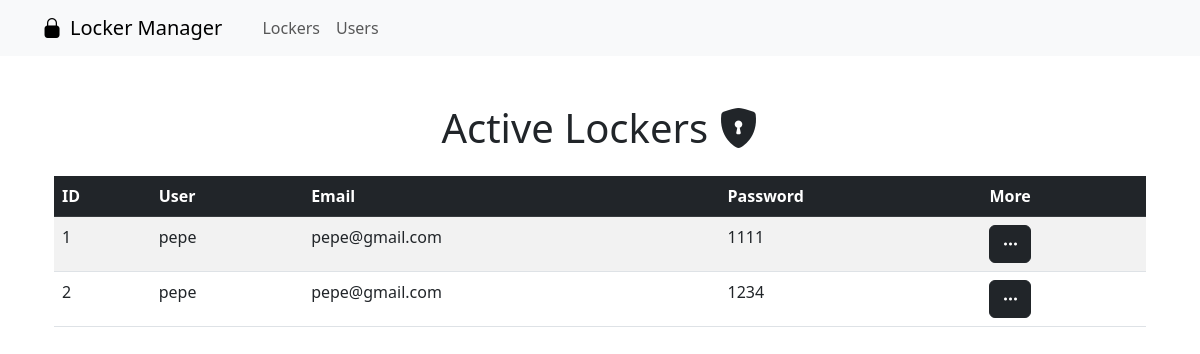
Before: / with the older database file.
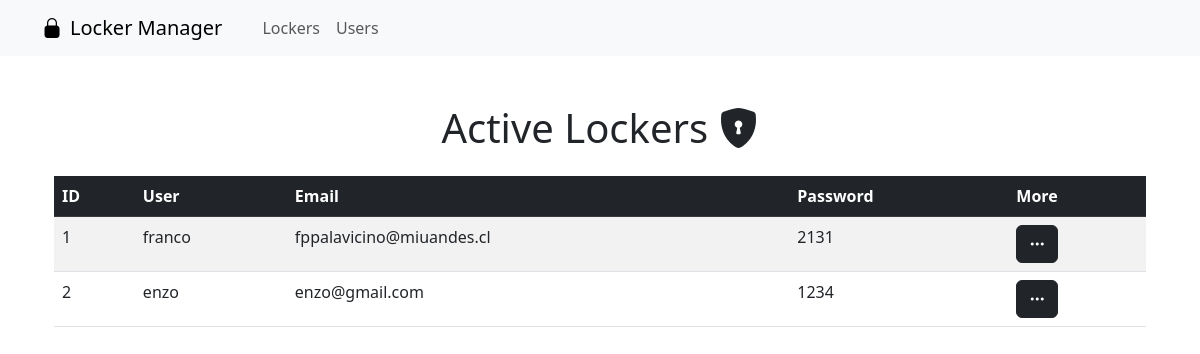
After: the same page with the newer database file.
### lapp/models.py (models this page shows, shortened)
class Casillero(models.Model):
    usuario = models.ForeignKey(Usuario, on_delete=models.CASCADE)  # Relación con el modelo Usuario
    password = models.CharField(max_length=100)  # Contraseña del casillero
    def __str__(self):
        return f"Casillero {self.id} de {self.usuario.name}"

class Usuario(models.Model):
    name = models.CharField(max_length=100)  # Nombre del usuario
    email = models.EmailField(unique=True)   # Correo electrónico único

### lapp/views.py (the view)
# urls.py: path('', views.casilleros_list, name='casilleros_list'),
def casilleros_list(request):
    casilleros = Casillero.objects.select_related('usuario').all()  # Obtiene los casilleros con sus usuarios
    print(casilleros)  # Verifica que los datos están siendo recuperados
    return render(request, 'casilleros_list.html', {'casilleros': casilleros})

### lapp/templates/casilleros_list.html (shortened to what this page needs)
{% extends 'base.html' %}
{% block content %}
<div class="container mt-5">
    <h1 class="text-center mb-4">Active Lockers <i class="bi bi-shield-lock-fill"></i> </h1>
    <div class="table-responsive">
        <table class="table table-striped table-hover">
            <thead class="table-dark">
                <tr>
                    <th>ID</th>
                    <th>User</th>
                    <th>Email</th>
                    <th>Password</th>
                    <th>More</th>
                </tr>
            </thead>
            <tbody>
                {% for casillero in casilleros %}
                    <tr>
                        <td>{{ casillero.id }}</td>
                        <td>{{ casillero.usuario.name }}</td>
                        <td>{{ casillero.usuario.email }}</td>
                        <td>{{ casillero.password }}</td>
                        <td>
                            <div class="dropdown">
                                <button class="btn btn-dark" type="button" data-bs-toggle="dropdown" aria-expanded="false">
                                    <i class="bi bi-three-dots"></i>
                                </button>
                              </div>
                        </td>
                    </tr>
                {% endfor %}
            </tbody>
        </table>
    </div>
</div>
{% endblock %}

### lapp/templates/base.html (shortened to what this page needs)
<!DOCTYPE html>
<html lang="es">
<head>
    <link href="https://cdn.jsdelivr.net/npm/bootstrap@5.3.0-alpha1/dist/css/bootstrap.min.css" rel="stylesheet">
    <link href="https://cdn.jsdelivr.net/npm/bootstrap-icons/font/bootstrap-icons.css" rel="stylesheet">
</head>
<body>
    <nav class="navbar navbar-expand-lg navbar-light bg-light">
        <div class="container">
            <a class="navbar-brand d-flex align-items-center" href="/">
                <i class="bi bi-lock-fill me-2"></i> Locker Manager
            </a>
            <div class="collapse navbar-collapse">
                <ul class="navbar-nav ms-3">
                    <li class="nav-item">
                        <a class="nav-link" href="/">Lockers</a>
                    </li>
                    <li class="nav-item">
                        <a class="nav-link" href="{% url 'usuarios_list' %}">Users</a>
                    </li>
                </ul>
            </div>
        </div>
    </nav>
    <div class="container mt-4">
        {% block content %}
        {% endblock %}
    </div>
</body>
</html>

Changed rows visible on the page:
changed Casillero id 1: usuario.name "pepe" → "franco"; usuario.email "pepe@gmail.com" → "fppalavicino@miuandes.cl"; password "1111" → "2131"
changed through a linked row, Casillero id 2: usuario.name "pepe" → "enzo"; usuario.email "pepe@gmail.com" → "enzo@gmail.com"
